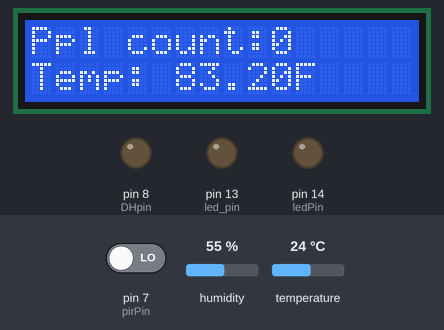
The sketch below on a simulated Arduino Uno, built with avr-gcc and run on an emulated ATmega328P. On the bench: 16×2 character LCD, output pins drawn as LEDs (lit = HIGH). The test bench sets the inputs (shaded band); at power-on: pin 7 (pirPin) LOW, temperature 24 °C, humidity 55 %. What the sketch prints to the serial monitor is not drawn.

Above: at 1.2 s.
1.3 s: pin 7 (pirPin) driven HIGH
At 4.0 s:
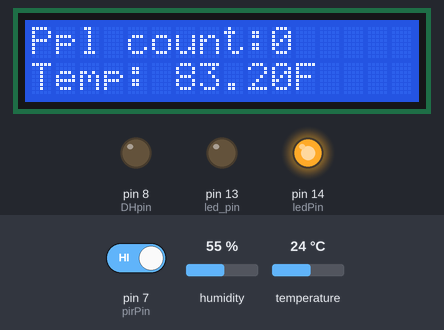
8.7 s: pin 7 (pirPin) driven LOW
At 11.9 s:
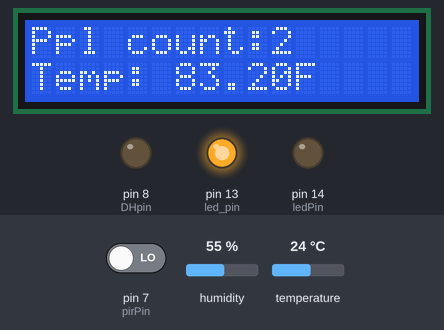
15.8 s: temperature set to 12 °C
At 18.7 s:
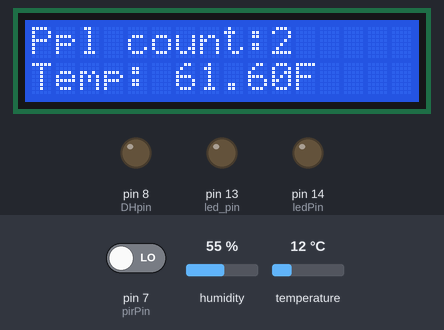
20.3 s: temperature set to 19 °C
At 22.0 s:
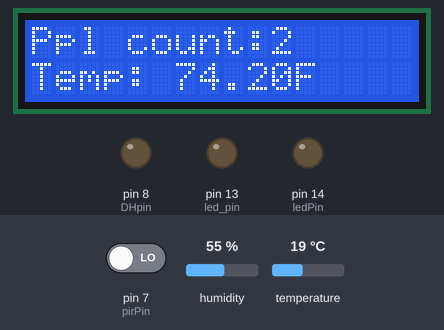
24.8 s: temperature set to 28 °C
At 25.4 s:
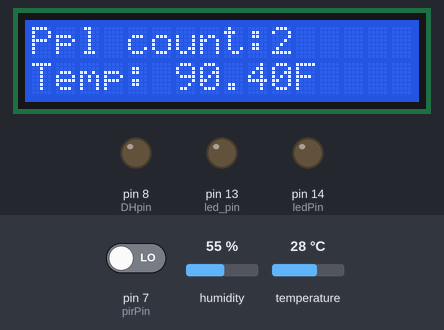
Timing chart, 0 to 27.8 s (numbered marks = the images above; inputs shaded):
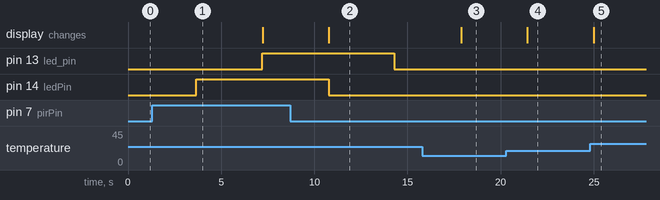

The sketch:

projectTeam1_finalCode.ino
```cpp
// global code for the temperature reader

#include <Wire.h>
#include <LiquidCrystal_I2C.h>
#include "DHT.h"

LiquidCrystal_I2C lcd(0x27, 16, 2);

#define DHTPIN 3     // Digital pin connected to the DHT sensor

#define DHTTYPE DHT11   // DHT 11
//#define DHTTYPE DHT22   // DHT 22  (AM2302), AM2321
//#define DHTTYPE DHT21   // DHT 21 (AM2301)

// Connect pin 1 (on the left) of the sensor to +5V
// NOTE: If using a board with 3.3V logic like an Arduino Due connect pin 1
// to 3.3V instead of 5V!
// Connect pin 2 of the sensor to whatever your DHTPIN is
// Connect pin 4 (on the right) of the sensor to GROUND
// Connect a 10K resistor from pin 2 (data) to pin 1 (power) of the sensor

// Initialize DHT sensor.
// Note that older versions of this library took an optional third parameter to
// tweak the timings for faster processors.  This parameter is no longer needed
// as the current DHT reading algorithm adjusts itself to work on faster procs.

DHT dht(DHTPIN, DHTTYPE);

// observe the sensor output status for the Infared sensor
int ledPin = 14;
int pirPin = 7;
int pirValue;
int sec = 0;

int person_tracker = 0;
int ppl_count = 0;

// variables for the temperature sensor
int DHpin = 8;
byte dat[5];

// led light
int led_pin = 13;

byte read_data() {
  byte data;
  for (int i = 0; i < 8; i++) {
    if (digitalRead(DHpin) == LOW) {
      //wait for 50us
      while (digitalRead(DHpin) == LOW)
        ;
      //determine the duration of high level to determine the data is '0 'or '1'
      delayMicroseconds(30);
      if (digitalRead(DHpin) == HIGH)
        //high front and low in the post
        data |= (1 << (7 - i));
      //data '1 ',wait for the next one receiver
      while (digitalRead(DHpin) == HIGH)
        ;
    }
  }
  return data;
}

void start_test() {

  //bus down, send start signal
  digitalWrite(DHpin, LOW);
  //delay greater than 18ms, so DHT11 start signal can be detected
  delay(30);
  digitalWrite(DHpin, HIGH);
  //Wait for DHT11 response
  delayMicroseconds(40);
  pinMode(DHpin, INPUT);
  if (digitalRead(DHpin) == HIGH)
    ;
  //DHT11 response, pulled the bus 80us
  delayMicroseconds(80);
  if (digitalRead(DHpin) == LOW)
    ;
  //DHT11 80us after the bus pulled to start sending data
  delayMicroseconds(80);
  //receive temperature and humidity data, the parity bit is not considered
  for (int i = 0; i < 4; i++)
    dat[i] = read_data();
  pinMode(DHpin, OUTPUT);
  //send data once after releasing the bus, wait for the host to open the next Start signal
  digitalWrite(DHpin, HIGH);
}

/*
 bool readTemp(float temp)
{
     if(temp>=100.0){
     digitalWrite(led_pin,HIGH);
     return True;
     }
     else{
      digitalWrite(led_pin, LOW);S
      return False;
     }
}*/


void setup() {
  // put your setup code here, to run once:

  // setup code for the temperature reader
  Serial.begin(9600);
  Serial.println(F("DHTxx test!"));
  dht.begin();
  lcd.begin();
  lcd.backlight();
  lcd.clear();

  // setup code for the infared sensor
  pinMode(ledPin, OUTPUT);
  pinMode(pirPin, INPUT);
  digitalWrite(ledPin, LOW);
  Serial.begin(9600);

  // setup code for the temperature sensor
  Serial.begin(9600);
  pinMode(DHpin, OUTPUT);

  // setup code for led light
  pinMode(13, OUTPUT);

}

void loop() {
//Serial.print("hello world");


    // loop code for led light

  // digitalWrite(led_pin,HIGH);
  // put your main code here, to run repeatedly:

  // Loop code for the temperature reader

  // Reading temperature or humidity takes about 250 milliseconds!
  // Sensor readings may also be up to 2 seconds 'old' (its a very slow sensor)
  float h = dht.readHumidity();
  // Read temperature as Celsius (the default)
  float t = dht.readTemperature();
  // Read temperature as Fahrenheit (isFahrenheit = true)
  float f = dht.readTemperature(true);
  f = f + 8;

  sec += 1;
  Serial.print("Loop #:");
  Serial.print(sec);
  Serial.print(" Temp: ");
  Serial.print(f);

  //readTemp(f);

  if(f >= 80 && pirValue == 1){
    // loop code for led light
    digitalWrite(led_pin,HIGH);
  }
  if(f <= 80 || pirValue == 0){
    digitalWrite(led_pin, LOW);
  }

  if(pirValue == 1)
  {
    person_tracker ++;
  }

  //int pircount = 0;
  /*
  while(pirValue == 1)
  {
    pircount++;
    if(pircount % 5 == 0)
    {
      ppl_count += 1;
    }
  } */


  // Check if any reads failed and exit early (to try again).
  if (isnan(h) || isnan(t) || isnan(f)) {
    Serial.println(F("Failed to read from DHT sensor!"));
    return;
  }

  // Compute heat index in Fahrenheit (the default)
  float hif = dht.computeHeatIndex(f, h);
  // Compute heat index in Celsius (isFahreheit = false)
  float hic = dht.computeHeatIndex(t, h, false);

  lcd.setCursor(0,0);
  lcd.print("Ppl count: ");
  lcd.setCursor(10,0);
  lcd.print(person_tracker);
  lcd.setCursor(15,0);
  //lcd.print("");

  lcd.setCursor(0,1);
  lcd.print("Temp: ");
  lcd.setCursor(6,1);
  lcd.print(f);
  lcd.setCursor(11,1);
  lcd.print("F");

  // loop code for the infared sensor
  pirValue = digitalRead(pirPin);
  digitalWrite(ledPin, pirValue);
  //Observe the sensor output status

  Serial.print(sec);
  Serial.print(" PIR value(movement): ");
  Serial.print(pirValue);
  Serial.print('\n');
  //delay(1000);

  // loop code for the temperature sensor
  /*
  start_test();
  Serial.print("Current humdity =");
  //display the humidity-bit integer
  Serial.print(dat[0], DEC);
  //display the humidity decimal places;
  Serial.print('.');
  Serial.print(dat[1], DEC);
  Serial.println('%');
  */
  //Serial.print("Current temperature =");
  //display the temperature of integer bits
  //Serial.print(dat[2], DEC);
  //Serial.print('.');
  //display the temperature of decimal places
  //Serial.print(dat[3], DEC);
  //Serial.println('C');
  delay(3500);


}
```

Measured:
- after the input at 1.3 s, pin 13 (led_pin): LOW → HIGH after 5.9 s; pin 14 (ledPin): LOW → HIGH after 2.4 s
- after the input at 8.7 s, pin 13 (led_pin): HIGH → LOW after 5.6 s; pin 14 (ledPin): HIGH → LOW after 2.1 s
- after the input at 15.8 s, the display: changes after 2.1 s (image 3)
- after the input at 20.3 s, the display: changes after 1.1 s (image 4)
- after the input at 24.8 s, the display: changes after 0.18 s (image 5)
